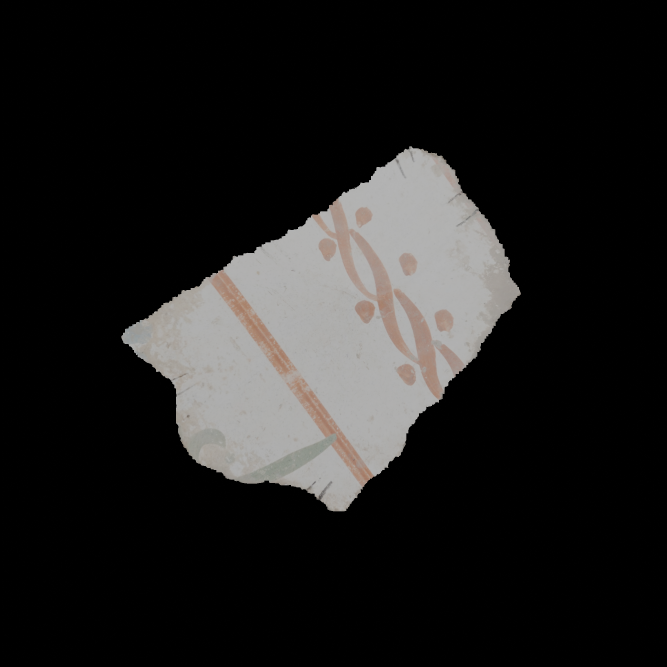
#> input picture GUI/Images/RePAIR_plaque_2/RGBA/group_28/RPf_00194_intact_mesh.png, 2000 x 2000 px, given as the content of the folder tic_pattern_pieces_from_DS_5_Dafne_10px/image_00000_1/pieces, which was not available (shown at 1/3 size)
$ python solver_irregular_pert_test.py
#> lines starting #> are read from the running program, lines starting #| are printed output that depends on the picture; pictures that were not available may be replaced by others from this repository, and a replacement may not be noted
### puzzle_utils/shape_utils.py
import numpy as np
import matplotlib.pyplot as plt
import numpy as np
import cv2
import skfmm
import time
import pickle
import scipy
import pdb
import os
import shapely
from shapely import transform
from shapely.affinity import rotate
import json

# [335 lines left out: functions extract_from, draw_lines, get_polygon, create_grid_v3, create_grid_v2, create_grid and 10 more, not called in this run]

def get_cm(mask):

    mass_y, mass_x = np.where(mask >= 0.5)
    cent_x = np.average(mass_x)
    cent_y = np.average(mass_y)
    # center = [ np.average(indices) for indices in np.where(th1 >= 255) ]
    return [cent_x, cent_y]

# [268 lines left out: functions get_ellipsoid, compute_shape_score, get_borders, approximate, divide_segment, divide_boundaries_in_segments and 4 more, not called in this run]

def prepare_pieces_v2(fnames, dataset, puzzle_name, background=0, verbose=False):
    pieces = []
    root_folder = os.path.join(fnames.output_dir, dataset, puzzle_name)
    data_folder = os.path.join(root_folder, fnames.pieces_folder)
    masks_folder = os.path.join(root_folder, fnames.masks_folder)

    #lines_folder = os.path.join(root_folder, fnames.lines_folder)
    #motif_folder = os.path.join(root_folder, fnames.motif_folder)

    pieces_names = os.listdir(data_folder)
    pieces_names.sort()
    closing_kernel = np.ones((9, 9))
    if verbose is True:
        print(f"Found {len(pieces_names)} pieces:")
    for piece_name in pieces_names:
        if verbose is True:
            print(f'- {piece_name}')
        piece_full_path = os.path.join(data_folder, piece_name)
        piece_d = {}
        img = cv2.imread(piece_full_path)
        piece_d['img'] = cv2.cvtColor(img, cv2.COLOR_BGR2RGB)
        mask_full_path = os.path.join(masks_folder, piece_name)
        mask = plt.imread(mask_full_path, cv2.IMREAD_GRAYSCALE)
        if len(mask.shape) > 2:
            print("WARNING:Mask has multiple channels, using the first..")
            mask = mask[:,:,0]
        piece_d['mask'] = cv2.morphologyEx(mask, cv2.MORPH_CLOSE, closing_kernel)
        piece_d['cm'] = get_cm(piece_d['mask'])
        piece_d['id'] = piece_name[:10]  # piece_XXXXX.png
        piece_d['name'] = piece_name[:-4]  # piece_XXXXX.png
        if dataset=='repair':
            piece_d['id'] = piece_name[:9]   # RPf_00194.png
        pieces.append(piece_d)

    with open(os.path.join(os.getcwd(), root_folder, f'parameters_{puzzle_name}.json'), 'r') as pf:
        parameters = json.load(pf)

    return pieces, parameters

# [287 lines left out: functions prepare_pieces, shape_pairwise_compatibility_vis, shape_pairwise_compatibility, process_region_map, compute_SDF_CM_matrix_vis, compute_SDF_CM_matrix, not called in this run]

### solver/solver_irregular_pert_test.py

import numpy as np
import cv2 as cv
# import matplotlib
# matplotlib.use('TkAgg')
from scipy.stats import multivariate_normal
import matplotlib.pyplot as plt
from scipy.io import savemat, loadmat
from scipy.ndimage import rotate
from PIL import Image
import os
import configs.folder_names as fnames
import argparse
#from compatibility.line_matching_NEW_segments import read_info
#import configs.solver_cfg as cfg
from puzzle_utils.pieces_utils import calc_parameters_v2
from puzzle_utils.shape_utils import prepare_pieces_v2, place_on_canvas
import datetime
import time
import json

class CfgParameters(dict):
    __getattr__ = dict.__getitem__


#def initialization_from_gt(args.sigma, args.sigma, args.dataset, args.puzzle, args.anchor, args.p_pts):
# [352 lines left out: functions initialization_from_gt, initialization, RePairPuzz, solver_rot_puzzle, reconstruct_puzzle_v2, reconstruct_puzzle, not called in this run]

#  MAIN
def main(args):

    print("Solver log\nSearch for `SOLVER_START_TIME` or `SOLVER_END_TIME` if you want to see which images are done")

    method = args.det_method
    print()
    print("-" * 50)
    print("-- SOLVER_START_TIME -- ")
    time_start_puzzle = time.time()
    # get the current date and time
    now = datetime.datetime.now()
    print(f"{now}\nStarted working on {args.puzzle}")
    print(f"Dataset: {args.dataset}")
    print("-" * 50)

    cfg = CfgParameters()
    # pieces
    cfg['Tfirst'] = args.tfirst
    cfg['Tnext'] = args.tnext
    cfg['Tmax'] = args.tmax
    cfg['anc_fix_tresh'] = args.thresh
    cfg['p_matrix_shape'] = args.p_pts
    cfg['cmp_cost'] = args.cmp_cost
    print('\tSOLVER PARAMETERS')
    for cfg_key in cfg.keys():
        print(f"{cfg_key}: {cfg[cfg_key]}")
    print("-" * 50)

    pieces_dict, img_parameters = prepare_pieces_v2(fnames, args.dataset, args.puzzle, verbose=True)  # commented for RePAIR test only !!!!
#> in prepare_pieces_v2, img is the input picture: shape (2000, 2000, 3); mean B, G, R 30, 30.6, 31.4
#> in prepare_pieces_v2, `mask = plt.imread(mask_full_path, cv2.IMREAD_GRAYSCALE)`:
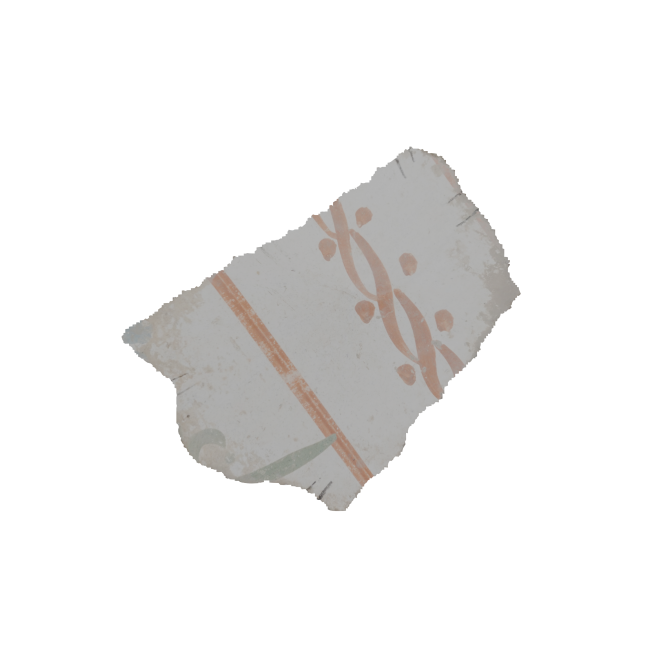
#> mask: shape (2000, 2000, 4) float32 (shown at 1/3 size); mean R, G, B, A 0.123, 0.12, 0.117, 0.18; transparent parts drawn white
#> in prepare_pieces_v2, `mask = mask[:,:,0]`:
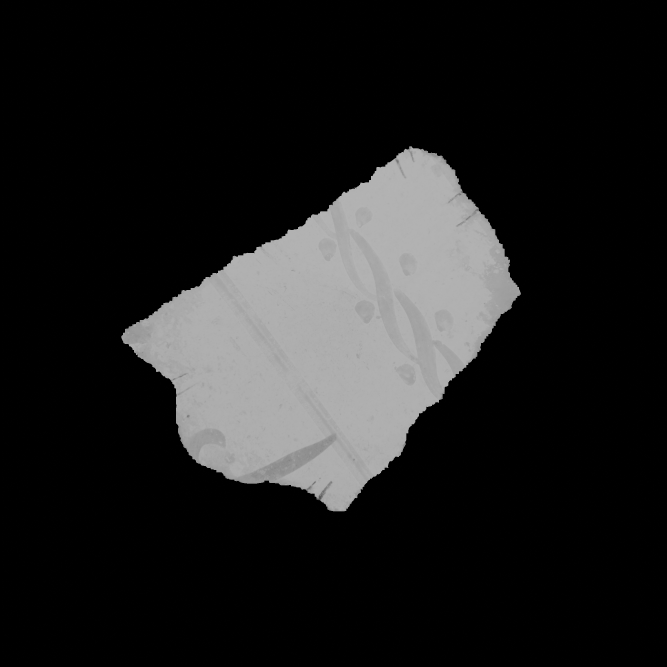
#> mask: shape (2000, 2000) float32 (shown at 1/3 size); min 0, max 0.706, mean 0.123
#> in get_cm, `cent_x = np.average(mass_x)`: cent_x = 1000
#> in get_cm, `cent_y = np.average(mass_y)`: cent_y = 999.6
    puzzle_root_folder = os.path.join(os.getcwd(), fnames.output_dir, args.dataset, args.puzzle)
    solver_patameters_path = os.path.join(puzzle_root_folder, 'solver_parameters.json')
    with open(solver_patameters_path, 'w') as spj:
        json.dump(cfg, spj, indent=3)
    print("saved json solver parameters file")

    cmp_parameter_path = os.path.join(puzzle_root_folder, 'compatibility_parameters.json')
    if os.path.exists(cmp_parameter_path):
        ppars = CfgParameters()
        with open(cmp_parameter_path, 'r') as cp:
            ppars_dict = json.load(cp)
        for ppk in ppars_dict.keys():
            ppars[ppk] = ppars_dict[ppk]
    else:
        print("\n" * 3)
        print("/" * 70)
        print("/\t***ERROR***\n/ compatibility_parameters.json not found!")
        print("/" * 70)
        print("\n" * 3)
        ppars = calc_parameters_v2(img_parameters, args.xy_step, args.xy_grid_points, args.theta_step)

    if args.cmp_cost == 'LAP':
        # mat = loadmat(os.path.join(puzzle_root_folder, fnames.cm_output_name, f'CM_lines_{method}_cost_{args.cmp_cost}'))
        mat = loadmat(os.path.join(puzzle_root_folder, fnames.cm_output_name, f'CM_linesdet_{method}_cost_{args.cmp_cost}'))
    else:
        mat = loadmat(os.path.join(puzzle_root_folder, fnames.cm_output_name, f'CM_linesdet_{method}_cost_{args.cmp_cost}'))
        #mat = loadmat(os.path.join(puzzle_root_folder, fnames.cm_output_name, f'CM_lines_{method}_cost_{args.cmp_cost}'))
    R = mat['R_line']

    pieces_folder = os.path.join(puzzle_root_folder, f"{fnames.pieces_folder}")
    pieces_files = os.listdir(pieces_folder)
    pieces_files.sort()
    pieces = np.arange(len(pieces_files))

    if args.few_rotations > 0:
        n_rot = R.shape[2]
        rot_incl = np.arange(0, n_rot, n_rot/args.few_rotations)
        rot_incl = rot_incl.astype(int)
        R = R[:, :, rot_incl, :, :]

    # HERE THE LINES WERE USED
    # only_lines_pieces_folder = os.path.join(puzzle_root_folder, f"{fnames.lines_output_name}", method, 'lines_only')
    # detect_output = os.path.join(puzzle_root_folder, f"{fnames.lines_output_name}", method)

    if args.anchor < 0:
        anc = np.random.choice(len(pieces))  # select_anchor(detect_output)
    else:
        anc = args.anchor
    print(f"Using anchor the piece with id: {anc}")
    #p_initial, init_pos, anc_position = initialization(R, anc, args.p_pts)

    p_initial, init_pos, anc_position, probability_centers = initialization_from_gt(args)

    num_rot = p_initial.shape[2]
    solution_folder = os.path.join(puzzle_root_folder,
                                   f'{fnames.solution_folder_name}_pert_test_rot{num_rot}')
    os.makedirs(solution_folder, exist_ok=True)
    ##########################
    Y, X, Z, _ = p_initial.shape
    image_from_gt = reconstruct_puzzle(probability_centers.astype(int), Y, X, Z, pieces, pieces_files, pieces_folder, ppars)
    image_from_gt = np.clip(image_from_gt, 0, 1)
    initial_solution = os.path.join(solution_folder, f'gt_recostruct{anc}.png')
    plt.imsave(initial_solution, image_from_gt)
    #################àà

    na = 1
    all_pay, all_sol, all_anc, p_final, eps, iter, na = RePairPuzz(R, p_initial, na, cfg, verbosity=args.verbosity, decimals=args.decimals)

    print("-" * 50)
    time_in_seconds = time.time()-time_start_puzzle
    if time_in_seconds > 100:
        time_in_minutes = (np.ceil(time_in_seconds / 60))
        if time_in_minutes < 60:
            print(f"Solving this puzzle took almost {time_in_minutes:.0f} minutes")
        else:
            time_in_hours = (np.ceil(time_in_minutes / 60))
            print(f"Solving this puzzle took almost {time_in_hours:.0f} hours")
    else:
        print(f"Solving this puzzle took {time_in_seconds:.0f} seconds")
    print("-" * 50)


    print("Done! Saving in", solution_folder)

    # SAVE THE MATRIX BEFORE ANY VISUALIZATION
    filename = os.path.join(solution_folder, f'p_final_anchor{anc}_sigma{args.sigma}')
    mdic = {"p_final": p_final, "label": "label", "anchor": anc, "anc_position": anc_position}
    savemat(f'{filename}.mat', mdic)
    np.save(filename, mdic)

    # VISUALIZATION
    f = len(all_sol)
    Y, X, Z, _ = p_final.shape
    fin_sol = all_sol[f-1]
    # pdb.set_trace()
    fin_im1 = reconstruct_puzzle(fin_sol, Y, X, Z, pieces, pieces_files, pieces_folder, ppars)

    os.makedirs(solution_folder, exist_ok=True)
    final_solution = os.path.join(solution_folder, f'final_using_anchor{anc}_sigma{args.sigma}.png')
    plt.figure(figsize=(16, 16))
    plt.title("Final solution including all piece")
    plt.imshow((fin_im1 * 255).astype(np.uint8))
    plt.tight_layout()
    plt.savefig(final_solution)
    plt.close()

    # [8 lines of commented-out code are left out]

    f = len(all_anc)
    fin_sol = all_anc[f-1]
    fin_im2 = reconstruct_puzzle(fin_sol, Y, X, Z, pieces, pieces_files, pieces_folder, ppars)

    final_solution_anchor = os.path.join(solution_folder, f'final_only_anchor_using_anchor{anc}_sigma{args.sigma}.png')
    plt.figure(figsize=(16, 16))
    plt.title("Final solution including ONLY solved pieces")
    plt.imshow((fin_im2 * 255).astype(np.uint8))
    plt.tight_layout()
    plt.savefig(final_solution_anchor)
    plt.close()

    alc_path = os.path.join(solution_folder, f'alc_plot_anchor{anc}_sigma{args.sigma}.png')
    f = len(all_pay)
    f_pay = []
    for ff in range(f):
        a = all_pay[ff]
        f_pay = np.append(f_pay, a)
    f_pay = np.array(f_pay)
    plt.figure(figsize=(6, 6))
    plt.plot(f_pay, 'r', linewidth=1)
    plt.tight_layout()
    plt.savefig(alc_path)

    if args.save_frames is True:
        # intermediate steps
        frames_folders = os.path.join(solution_folder, f'frames_all_sigma{args.sigma}')
        os.makedirs(frames_folders, exist_ok=True)

        for ff in range(f):
            frame_path = os.path.join(frames_folders, f"frame_{ff:05d}.png")
            cur_sol = all_sol[ff]
            im_rec = reconstruct_puzzle(cur_sol, Y, X, Z, pieces, pieces_files, pieces_folder)
            im_rec = np.clip(im_rec, 0, 1)
            plt.imsave(frame_path, im_rec)

        frames_folders = os.path.join(solution_folder, 'frames_anc')
        os.makedirs(frames_folders, exist_ok=True)

        for ff in range(f):
            frame_path = os.path.join(frames_folders, f"frame_{ff:05d}.png")
            cur_sol = all_anc[ff]
            im_rec = reconstruct_puzzle(cur_sol, Y, X, Z, pieces, pieces_files, pieces_folder)
            im_rec = np.clip(im_rec, 0, 1)
            plt.imsave(frame_path, im_rec)

    print("-" * 50)
    print("-- SOLVER_END_TIME -- ")
    # get the current date and time
    now = datetime.datetime.now()
    print(f"{now}")
    print(f'Done with {args.puzzle}\n')
    print("-" * 50)


if __name__ == '__main__':

    parser = argparse.ArgumentParser(description='........ ')  # add some description
    parser.add_argument('--dataset', type=str, default='synthetic_pattern_pieces_from_DS_5_Dafne_10px', help='dataset folder')
    parser.add_argument('--puzzle', type=str, default='image_00000_1', help='puzzle folder')
    parser.add_argument('--det_method', type=str, default='exact', help='method line detection')  # exact, manual, deeplsd
    parser.add_argument('--cmp_cost', type=str, default='LAP', help='cost computation')  # LAP, LCI
    parser.add_argument('--save_frames', default=False, action='store_true', help='use to save all frames of the reconstructions')
    parser.add_argument('--verbosity', type=int, default=2, help='level of logging/printing (0 --> nothing, higher --> more printed stuff)')
    parser.add_argument('--few_rotations', type=int, default=0, help='uses only few rotations to make it faster')

    parser.add_argument('--tfirst', type=int, default=500, help='when to stop for multi-phase the first time (fix anchor, reset the rest)')
    parser.add_argument('--tnext', type=int, default=100, help='the step for multi-phase (each tnext reset)')
    parser.add_argument('--tmax', type=int, default=1800, help='the final number of iterations (it exits after tmax)')
    parser.add_argument('--thresh', type=float, default=0.55, help='a piece is fixed (considered solved) if the probability is above the thresh value (max .99)')
    parser.add_argument('--p_pts', type=int, default=15, help='the size of the p matrix (it will be p_pts x p_pts)')
    parser.add_argument('--decimals', type=int, default=8, help='decimal after comma when cutting payoff')
    parser.add_argument('--anchor', type=int, default=1, help='anchor piece (index)')
    parser.add_argument('--sigma', type=int, default=2, help='norm_dist_sigma same for x and y, mu=GT; sigma_z = 1 ')
    parser.add_argument('--quantile', type=int, default=0.5, help='quantile level to transform norm. distribution into "flat" distribution')

    args = parser.parse_args()

#> (the run stopped early here; a loop or call above may not have finished)

$ run again, on GUI/Images/RePAIR_plaque_2/RGBA/group_41/RPf_00331_intact_mesh.png
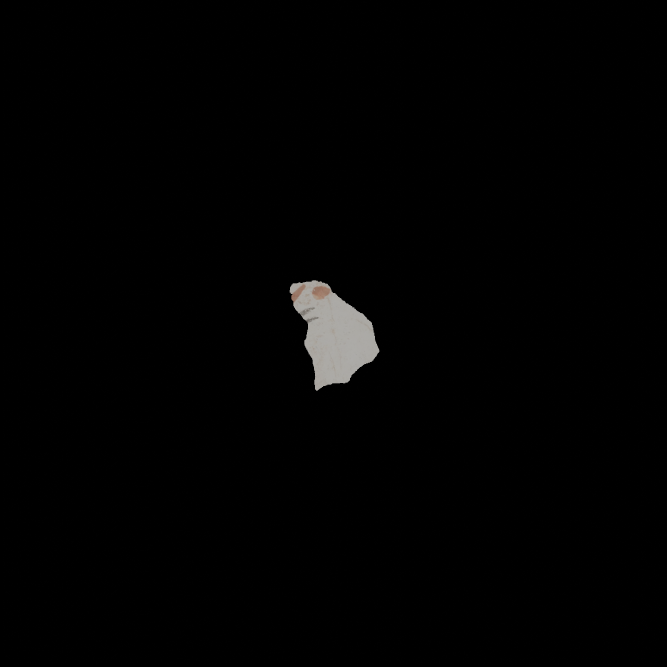
#> input picture GUI/Images/RePAIR_plaque_2/RGBA/group_41/RPf_00331_intact_mesh.png, 2000 x 2000 px, given as the content of the folder tic_pattern_pieces_from_DS_5_Dafne_10px/image_00000_1/pieces, which was not available (shown at 1/3 size)
#> in prepare_pieces_v2, img is the input picture: shape (2000, 2000, 3); mean B, G, R 2.5, 2.5, 2.6
#> in prepare_pieces_v2, `mask = plt.imread(mask_full_path, cv2.IMREAD_GRAYSCALE)`:
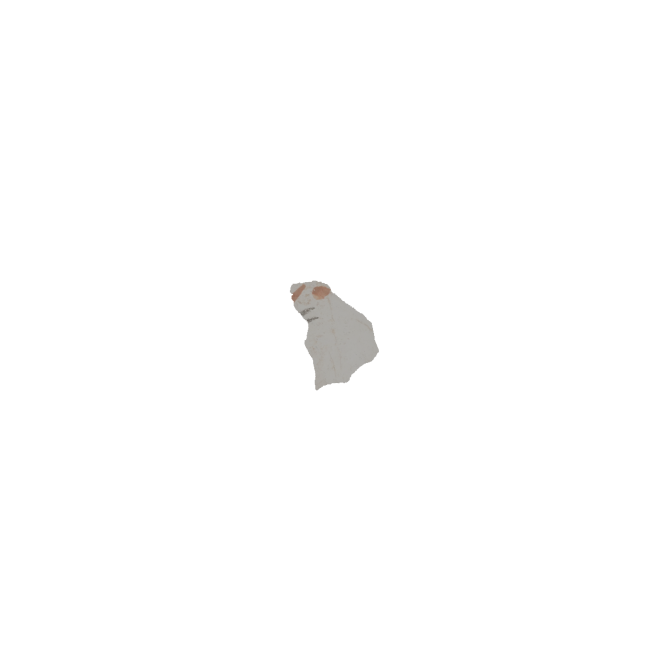
#> mask: shape (2000, 2000, 4) float32 (shown at 1/3 size); mean R, G, B, A 0.0101, 0.00992, 0.00965, 0.0126; transparent parts drawn white
#> cent_x = 999.7
#> cent_y = 999.6

$ run again, on GUI/Images/RePAIR_plaque_2/RGBA/group_41/RPf_00332_intact_mesh.png
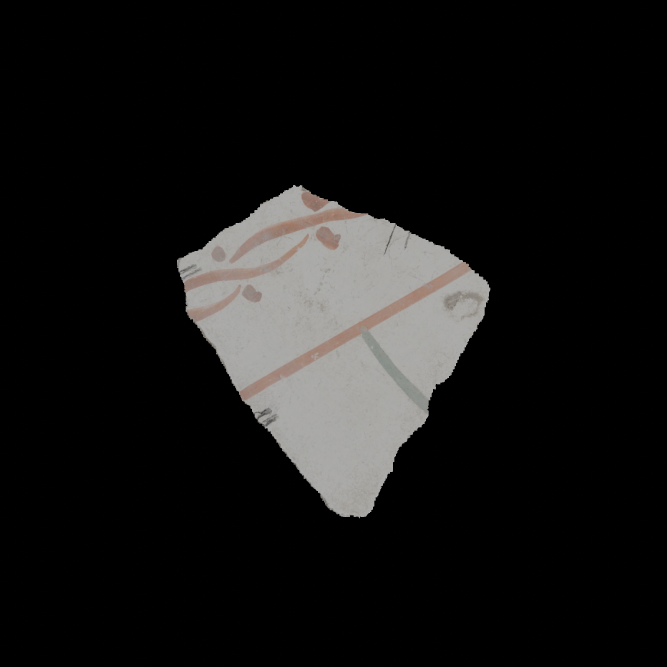
#> input picture GUI/Images/RePAIR_plaque_2/RGBA/group_41/RPf_00332_intact_mesh.png, 2000 x 2000 px, given as the content of the folder tic_pattern_pieces_from_DS_5_Dafne_10px/image_00000_1/pieces, which was not available (shown at 1/3 size)
#> in prepare_pieces_v2, img is the input picture: shape (2000, 2000, 3); mean B, G, R 22, 22.5, 23.1
#> in prepare_pieces_v2, `mask = plt.imread(mask_full_path, cv2.IMREAD_GRAYSCALE)`:
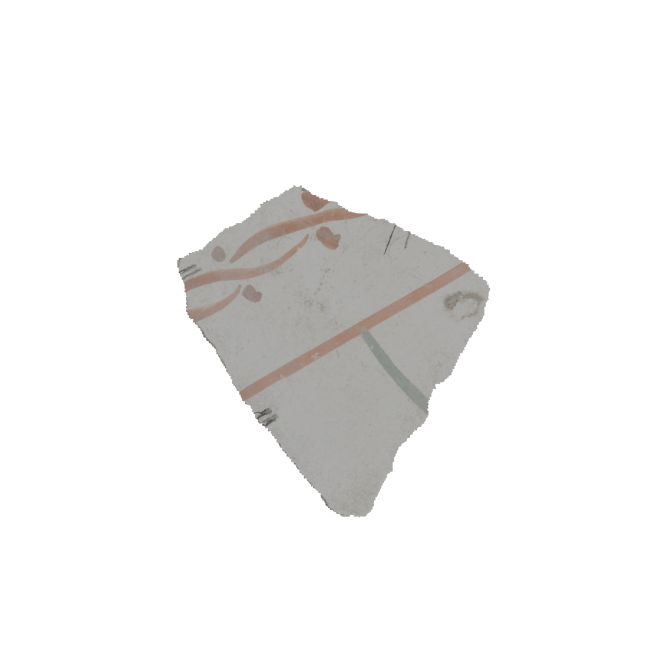
#> mask: shape (2000, 2000, 4) float32 (shown at 1/3 size); mean R, G, B, A 0.0895, 0.0876, 0.0858, 0.136; transparent parts drawn white
#> cent_x = 1000.2
#> cent_y = 999.3
